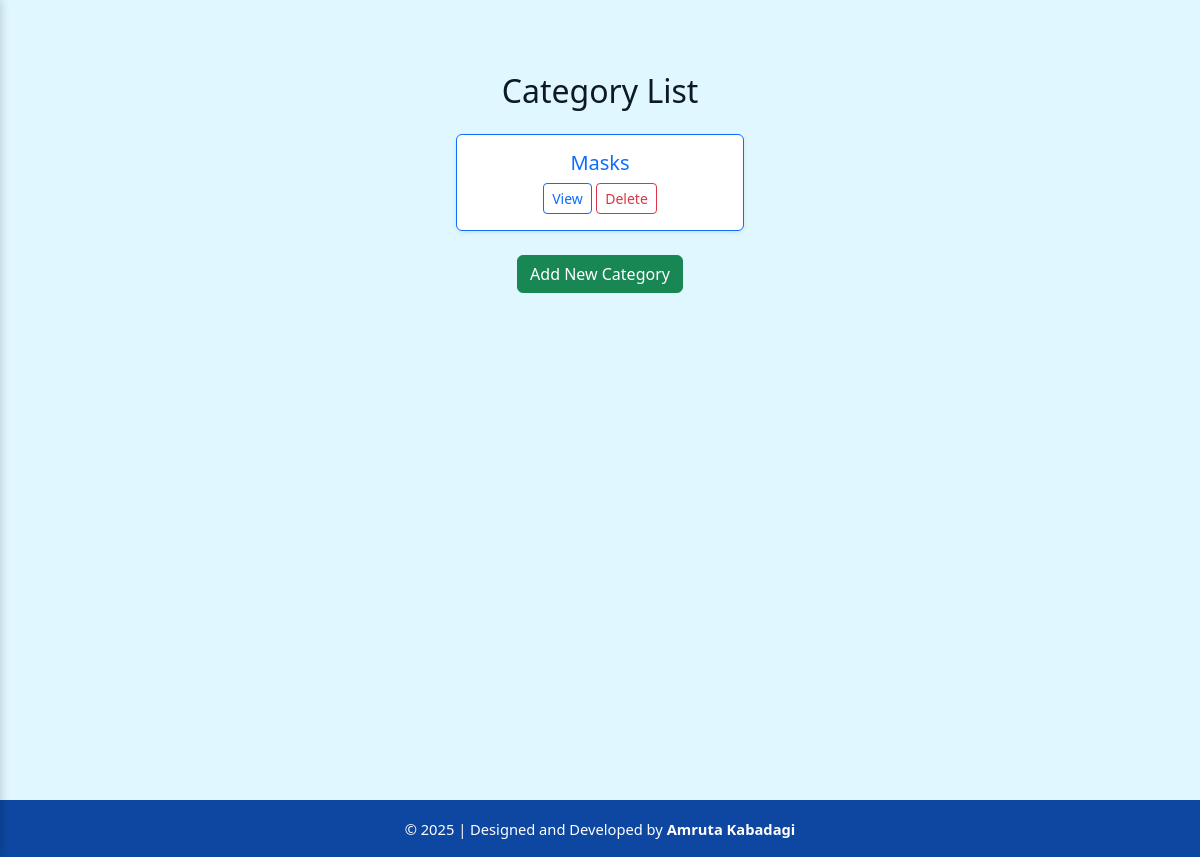
Page /categories/ on the earlier database version.
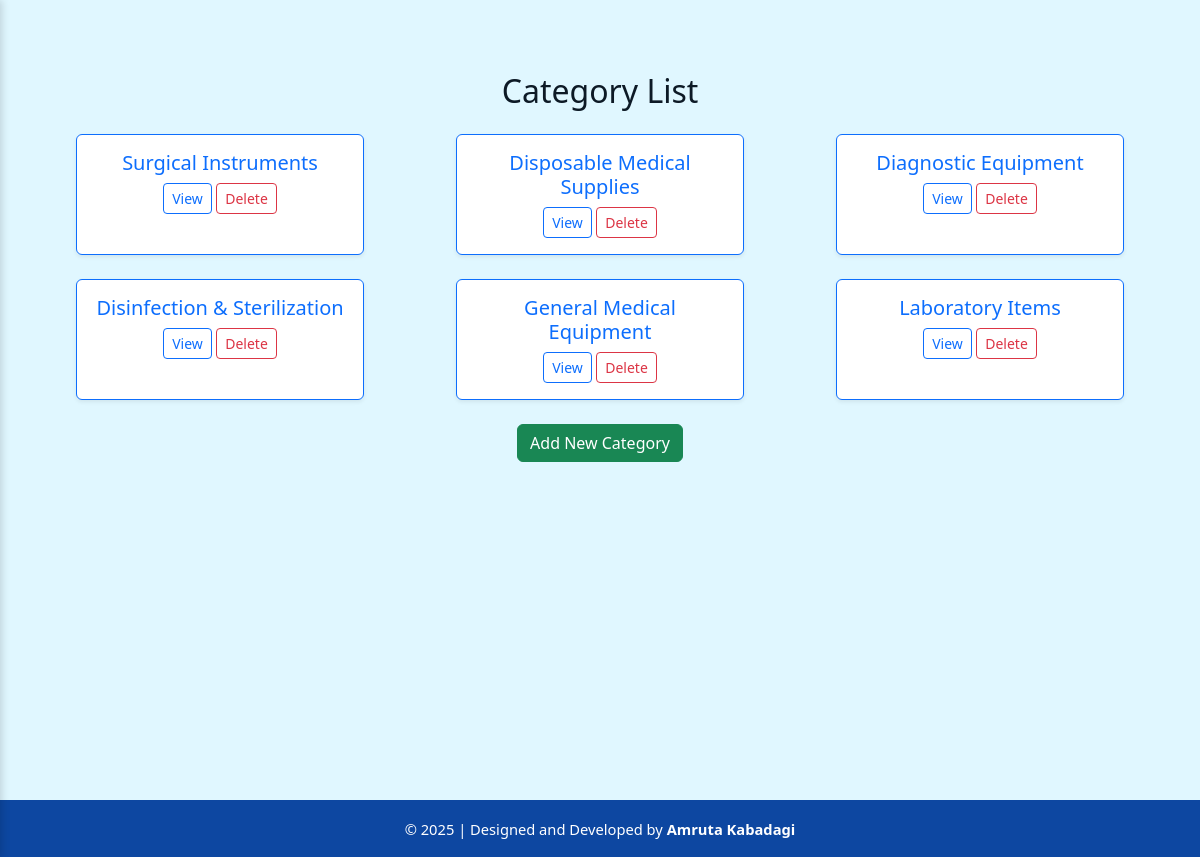
Same page on the later database version.
### myapp/models.py (models this page shows, shortened)
class Category(models.Model):
    name = models.CharField(max_length=100)

### myapp/views.py (the view)
# urls.py: path('categories/', category_list, name='category_list'),
def category_list(request):
    categories = Category.objects.all()
    return render(request, 'category/category_list.html', {'categories': categories})

### templates/category/category_list.html (shortened to what this page needs)
{% extends "base.html" %}
{% block content %}
<div class="container my-5 text-center">
    <h2 class="mb-4">Category List</h2>
    {% if categories %}
    <div class="row row-cols-1 row-cols-md-3 g-4 justify-content-center">
        {% for category in categories %}
        <div class="col d-flex justify-content-center">
            <div class="card h-100 shadow-sm border-primary" style="width: 18rem;">
                <div class="card-body">
                    <h5 class="card-title text-primary">{{ category.name }}</h5>
                    <a href="{% url 'category_detail' category.id %}" class="btn btn-outline-primary btn-sm">View</a>
                    <a href="{% url 'delete_category' category.id %}" class="btn btn-outline-danger btn-sm">Delete</a>
                </div>
            </div>
        </div>
        {% endfor %}
    </div>
    {% else %}
        <p class="text-muted">No categories found.</p>
    {% endif %}
    <div class="mt-4">
        <a href="{% url 'add_category' %}" class="btn btn-success">Add New Category</a>
    </div>
</div>
{% endblock %}

Differences in the rows shown:
removed Category: name "Masks"
added Category: name "Surgical Instruments"
added Category: name "Disposable Medical Supplies"
added Category: name "Diagnostic Equipment"
added Category: name "Disinfection & Sterilization"
added Category: name "General Medical Equipment"
added Category: name "Laboratory Items"
